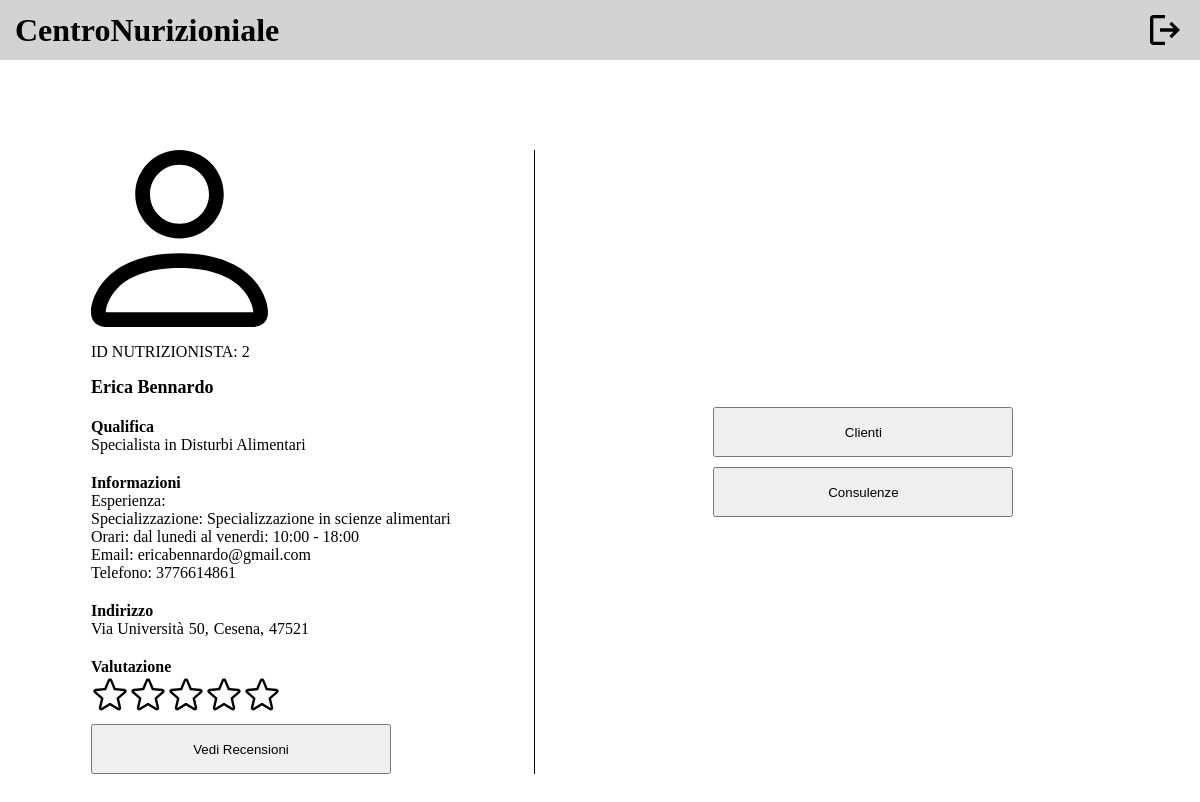
Page /public/homepageNutrizionista.php (signed in) on the committed database.
### tables this page shows
CREATE TABLE `nutrizionista` (
  `Nome` varchar(50) NOT NULL,
  `Cognome` varchar(50) NOT NULL,
  `Email` varchar(30) NOT NULL,
  `IDNutrizionista` int(11) NOT NULL,
  `Password` varchar(255) NOT NULL,
  `MediaVoti` int(11) NOT NULL
);

CREATE TABLE `possiede_q` (
  `IDNutrizionista` int(11) NOT NULL,
  `Titolo` varchar(100) NOT NULL
);

CREATE TABLE `informazione` (
  `IDNutrizionista` int(11) NOT NULL,
  `Esperienza` varchar(255) DEFAULT NULL,
  `Specializzazione` varchar(255) DEFAULT NULL,
  `Orari` varchar(255) NOT NULL,
  `Telefono` varchar(10) DEFAULT NULL
);

CREATE TABLE `indirizzo_prof` (
  `IDNutrizionista` int(11) NOT NULL,
  `Citta` varchar(50) NOT NULL,
  `CAP` int(11) NOT NULL,
  `Via` varchar(50) NOT NULL,
  `NCivico` int(11) NOT NULL
);

### db/database.php (called while the page is built, shortened)
<?php
require_once ("nutrizionistaTable.php");
require_once ("recensioniTable.php");
class DatabaseConnection
{
    private $nutrizionistaTable;
    private $recensioniTable;
    public function __construct($servername, $username, $password, $dbname, $port)
    {
        $this->db = new mysqli($servername, $username, $password, $dbname, $port);
        $this->nutrizionistaTable = new NutrizionistaTable($this->db);
        $this->recensioniTable = new RecensioniTable($this->db);
    }
    public function getNutrizionistaTable()
    {
        return $this->nutrizionistaTable;
    }
    public function getRecensioniTable()
    {
        return $this->recensioniTable;
    }
}

### bootstrap.php (called while the page is built, shortened)
<?php
require_once ("db/database.php");
$dbh = new DatabaseConnection("localhost", "root", "", "centronutrizionale", 3306);
?>

### db/nutrizionistaTable.php (called while the page is built, shortened)
<?php
class NutrizionistaTable
{
    private $db;
    public function __construct($db)
    {
        $this->db = $db;
    }
    public function getNutrizionistaById($id)
    {
        $stmt = $this->db->prepare("SELECT *
        FROM nutrizionista n
        JOIN informazione i ON n.IDNutrizionista = i.IDNutrizionista
        JOIN indirizzo_prof ip ON n.IDNutrizionista = ip.IDNutrizionista
        JOIN possiede_q q ON n.IDNutrizionista = q.IDNutrizionista
        WHERE n.IDNutrizionista=?");
        $stmt->bind_param('i', $id);
        $stmt->execute();
        $result = $stmt->get_result();
        return $result->fetch_all(MYSQLI_ASSOC);
    }
    public function getAllNutrizionisti()
    {
        $stmt = $this->db->prepare("SELECT *
        FROM nutrizionista n
        JOIN informazione i ON n.IDNutrizionista = i.IDNutrizionista
        JOIN indirizzo_prof ip ON n.IDNutrizionista = ip.IDNutrizionista
        JOIN possiede_q q ON n.IDNutrizionista = q.IDNutrizionista
        ");
        $stmt->execute();
        $result = $stmt->get_result();
        return $result->fetch_all(MYSQLI_ASSOC);
    }
    public function getAttualNutrizionista($idCliente)
    {
        $stmt = $this->db->prepare("SELECT
        s.Data,
        s.Ora,
        s.IDNutrizionista,
        n.Nome,
        n.Cognome,
        n.Email,
        n.MediaVoti,
        q.Titolo AS Qualifica,
        i.Esperienza,
        i.Specializzazione,
        i.Orari,
        i.Telefono,
        p.Citta,
        p.CAP,
        p.Via,
        p.NCivico
    FROM
        scelta s
    JOIN
        nutrizionista n ON s.IDNutrizionista = n.IDNutrizionista
    LEFT JOIN
        possiede_q q ON n.IDNutrizionista = q.IDNutrizionista
    LEFT JOIN
        informazione i ON n.IDNutrizionista = i.IDNutrizionista
    LEFT JOIN
        indirizzo_prof p ON n.IDNutrizionista = p.IDNutrizionista
    WHERE
        s.IDCliente = ?
    ORDER BY
        s.Data DESC,
        s.Ora DESC
    LIMIT 1;
    ");
        $stmt->bind_param('i', $idCliente);
        $stmt->execute();
        $result = $stmt->get_result();
        return $result->fetch_all(MYSQLI_ASSOC);
    }
    public function getStoricoNutrizionistiScelti($idCliente)
    {
        $stmt = $this->db->prepare("SELECT
        s.Data,
        s.Ora,
        s.IDCliente,
        s.IDNutrizionista,
        n.Nome,
        n.Cognome,
        n.Email,
        n.MediaVoti,
        q.Titolo AS Qualifica,
        i.Esperienza,
        i.Specializzazione,
        i.Orari,
        i.Telefono,
        p.Citta,
        p.CAP,
        p.Via,
        p.NCivico
    FROM
        SCELTA s
    JOIN
        NUTRIZIONISTA n ON s.IDNutrizionista = n.IDNutrizionista
    LEFT JOIN
        possiede_q q ON n.IDNutrizionista = q.IDNutrizionista
    LEFT JOIN
        INFORMAZIONE i ON n.IDNutrizionista = i.IDNutrizionista
    LEFT JOIN
        INDIRIZZO_PROF p ON n.IDNutrizionista = p.IDNutrizionista
    WHERE
        s.IDCliente = ?
    ORDER BY
        s.Data DESC,
        s.Ora DESC;
    ");
        $stmt->bind_param('i', $idCliente);
        $stmt->execute();
        $result = $stmt->get_result();
        return $result->fetch_all(MYSQLI_ASSOC);
    }
}
?>

### nutrizionista.php (called while the page is built)
<?php
require_once ("bootstrap.php");
if (isUserLoggedIn()) {
    if (!empty($id)) {
        $templateparams["nutrizionista"] = $dbh->getNutrizionistaTable()->getNutrizionistaById($id);
        $templateparams["recensioni"] = $dbh->getRecensioniTable()->getRecensioniByNutrizionistaId($id);
        $templateparams["recensioniNutrizionista"] = $dbh->getRecensioniTable()->getRecensioniECountByNutrizionistaId($id);
    }
    $templateparams["allNutrizionisti"] = $dbh->getNutrizionistaTable()->getAllNutrizionisti();
    $templateparams["nutrizionistaAttuale"] = $dbh->getNutrizionistaTable()->getAttualNutrizionista($_SESSION["id"]);
    $templateparams["storicoNutrizionisti"] = $dbh->getNutrizionistaTable()->getStoricoNutrizionistiScelti($_SESSION["id"]);
}
?>

### db/recensioniTable.php (called while the page is built, shortened)
<?php
class RecensioniTable
{
  private $db;
  public function __construct($db)
  {
    $this->db = $db;
  }
  public function getRecensioniByNutrizionistaId($idNutrizionista)
  {
    $stmt = $this->db->prepare("SELECT * FROM recensione WHERE IDNutrizionista = ?");
    $stmt->bind_param('i', $idNutrizionista);
    $stmt->execute();
    $result = $stmt->get_result();
    return $result->fetch_all(MYSQLI_ASSOC);
  }
  public function getNumeroTotaleRecensioniByNutrizionistaId($idNutrizionista)
    {
        $stmt = $this->db->prepare("SELECT COUNT(*) AS NumeroTotaleRecensioni FROM recensione WHERE IDNutrizionista = ?");
        $stmt->bind_param('i', $idNutrizionista);
        $stmt->execute();
        $result = $stmt->get_result();
        return $result->fetch_assoc();
    }
    public function getRecensioniECountByNutrizionistaId($idNutrizionista)
    {
        $recensioni = $this->getRecensioniByNutrizionistaId($idNutrizionista);
        $numeroTotaleRecensioni = $this->getNumeroTotaleRecensioniByNutrizionistaId($idNutrizionista);
        return array(
            "recensioni" => $recensioni,
            "numeroTotaleRecensioni" => $numeroTotaleRecensioni["NumeroTotaleRecensioni"]
        );
    }
}

### public/homepageNutrizionista.php (the view, shortened to what this page needs)
<!DOCTYPE html>
<html lang="en">
<head>
  <link rel="stylesheet" href="../template/header/header.css">
  <link rel="stylesheet" href="styles/homepage.css">
</head>
<body>
  <?php include "../template/header/headerNutrizionista.html";
  require("../bootstrap.php");
  $id = $_SESSION["id"];
  require("../nutrizionista.php"); ?>
  <main>
    <div class="left-side-container">
      <div class="info-container">
        <img src="../assets/icons/person.svg" alt="person-logo">
        <p>ID NUTRIZIONISTA: <?php echo $_SESSION["id"]; ?></p>
        <p class="nome bold">
          <?php echo $templateparams["nutrizionista"][0]["Nome"], " ", $templateparams["nutrizionista"][0]["Cognome"]; ?>
        </p>
        <div class="info">
          <p class="bold">Qualifica</p>
          <div class="info-dettagli">
            <p><?php echo $templateparams["nutrizionista"][0]["Titolo"]; ?></p>
          </div>
        </div>
        <div class="info">
          <p class="bold">Informazioni</p>
          <div class="info-dettagli">
            <p>Esperienza: <?php echo $templateparams["nutrizionista"][0]["Esperienza"]; ?></p>
            <p>Specializzazione: <?php echo $templateparams["nutrizionista"][0]["Specializzazione"]; ?></p>
            <p>Orari: <?php echo $templateparams["nutrizionista"][0]["Orari"]; ?></p>
            <p class="email">Email: <?php echo $templateparams["nutrizionista"][0]["Email"]; ?></p>
            <p>Telefono: <?php echo $templateparams["nutrizionista"][0]["Telefono"]; ?></p>
          </div>
        </div>
        <div class="indirizzo">
          <p class="bold">Indirizzo</p>
          <div class="indirizzo-info">
            <p><?php echo $templateparams["nutrizionista"][0]["Via"]; ?></p>
            <p><?php echo $templateparams["nutrizionista"][0]["NCivico"]; ?>,</p>
            <p><?php echo $templateparams["nutrizionista"][0]["Citta"]; ?>,</p>
            <p><?php echo $templateparams["nutrizionista"][0]["CAP"]; ?></p>
          </div>
        </div>
        <label class="bold" for="valutazione">Valutazione</label>
        <?php
        $mediaInt = $templateparams["nutrizionista"][0]["MediaVoti"];
        if ($mediaInt == 0) {
          echo "Questo nutrizionista non ha ancora ricevuto recensioni.";
        } else {
        ?>
          <div class="rating">
            <?php
            for ($i = 0; $i < 5; $i++) {
              if ($i < $mediaInt) {
            ?>
                <img src="../assets/icons/star.svg" alt="star">
            <?php
              }
            }
            ?>
          </div>
          <button onclick="window.location.href='recensioni.php'">Vedi Recensioni</button>
        <?php
        }
        ?>
      </div>
    </div>
    <div class="right-side-container">
      <div class="btn-container">
        <button onclick="window.location.href='cercaCliente.php'">Clienti</button>
        <button onclick="window.location.href='consulenzeDaFare.php'">Consulenze</button>
      </div>
    </div>
  </main>
</body>
</html>

### template/header/header.css (style rules this page uses)
header h1 { margin: 0; }
header { display: flex; height: 60px; background-color: lightgray; justify-content: space-between; align-content:end; position: fixed; left: 0; right: 0; top: 0; }
.logout, .logo { display: flex; align-items: center; }
.logo { margin-left: 15px; }
.logout { margin-right: 15px; }
.logout img { height: 40px; }

### public/styles/homepage.css (style rules this page uses)
main { display: flex; justify-content: center; margin-top: 150px; flex-wrap: wrap; margin-bottom: 50px; }
.left-side-container { flex: 2; display: flex; flex-direction: column; align-items: center; justify-content: center; }
.right-side-container { flex: 2.5; display: flex; align-items: center; justify-content: center; border-left: 1px solid black; }
.btn-container { display: flex; flex-direction: column; gap: 10px; }
.btn-container button, .info-container button { width: 300px; height: 50px; }
.info-container { display: flex; flex-direction: column; align-items: start; }
.info-container .star, .info-container button { margin-top: 10px; }
.email { margin-top: -10px; }
.info-container label { margin-top: 20px; }
.rating { display: flex; }
.indirizzo, .info { width: 100%; margin-top: 20px; }
.indirizzo p, .info p { margin: 0; }
.indirizzo-info { display: flex; flex-direction: row; }
.indirizzo-info p { margin-right: 5px; }
.bold { font-weight: bold; }
.nome { font-size: large; margin: 0; }

### rows in the picture
nutrizionista: Nome "Erica", Cognome "Bennardo", Email "ericabennardo@gmail.com", MediaVoti 5 (drawn)
possiede_q: Titolo "Specialista in Disturbi Alimentari"
informazione: Specializzazione "Specializzazione in scienze alimentari", Orari "dal lunedi al venerdi: 10:00 - 18:00", Telefono "3776614861"
indirizzo_prof: Via "Via Università", NCivico "50", Citta "Cesena", CAP "47521"

### other values in the picture
$_SESSION["id"] "2"
